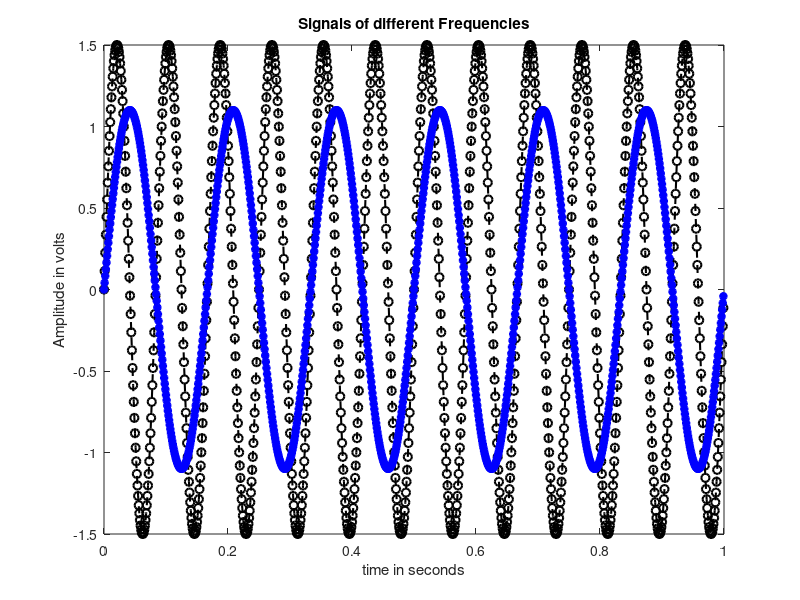
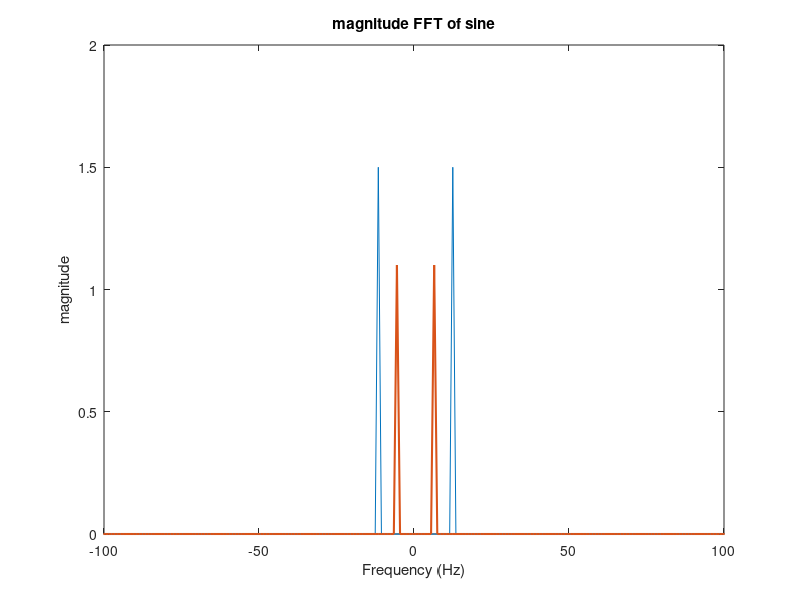

The MATLAB script that drew these images, in order:
clc;
clear;

fs = 1000; % Sampling frequency
t = 0:1/fs:1-1/fs; % Time duration
f1 = 12; % Frequency of first signal
f2 = 6; % Frequency of second signal
A1 = 1.5; % Amplitude of first signal
A2 = 1.1; % Amplitude of second signal

x1 = A1*sin(2*pi*f1*t); % First Signal
x2 = A2*sin(2*pi*f2*t); % Second Signal

x=x1+x2;

%Plotting both signals in time domain
plot(t,x1,'k--o','LineWidth',1.5)
hold on
plot(t,x2,'b-*','LineWidth',2)
hold off
xlabel('time in seconds')
ylabel('Amplitude in volts')
title('Signals of different Frequencies')

%Take fourier transform
fx1 = fft(x1);
fx2 = fft(x2);

fx3=fft(x);

%apply fftshift to put it in the form we are used to (see documentation)

fx1 = fftshift(fx1)/(fs/2);
fx2 = fftshift(fx2)/(fs/2);
fx3= fftshift(fx3)/(fs/2);

%Next, calculate the frequency axis, which is defined by the sampling rate
f = fs/2*linspace(-1,1,fs);
%f = linspace(-1,1,fs);
%Since the signal is complex, we need to plot the magnitude to get it to
%look right, so we use abs (absolute value)

figure;
plot(f, abs(fx1), f, abs(fx2),'LineWidth',1.5);
%plot (f,abs(fx3),'LineWidth',1.5)
title('magnitude FFT of sine');
axis([-100 100 0 2])
xlabel('Frequency (Hz)');
ylabel('magnitude');
